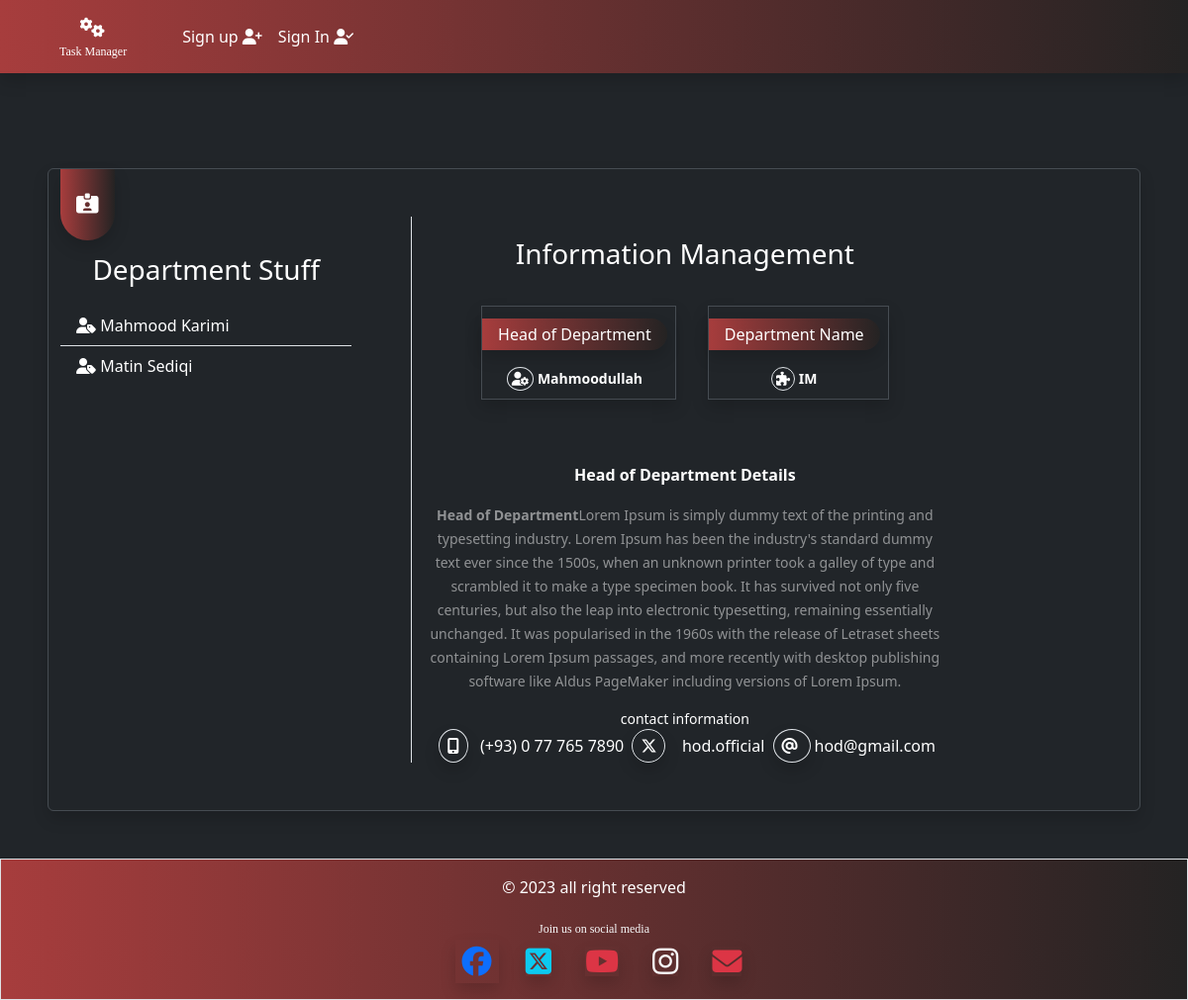
Page /taskmanager/getDetails/18 on the committed database.
### taskmanager/models.py (models this page shows, shortened)
class CustomUser(AbstractUser):
    department=models.ForeignKey("Department",on_delete=models.CASCADE,null=True,blank=True)

class Department(models.Model):
    name = models.CharField(max_length=250)
    Description = models.TextField(max_length=300)
    dept_head = models.CharField(max_length=100)

### taskmanager/views.py (the view)
# urls.py: path('getDetails/<sid>', views.getDetails, name='getDetails'),
def getDetails(request, sid):
    if sid:
        d = Department.objects.get(id = sid)
        u = User.objects.filter(department_id = sid)
        return render(request, 'taskmanager/dept_details.html',{'stuff':u, 'departmentDetails':d})

### taskmanager/templates/taskmanager/dept_details.html
{% extends 'taskmanager/base.html' %}
{% load static %}
{% block content %}
<div class="bg-dark text-white p-5">
    <div class="container rounded shadow border border-secondary border-opacity-50 mt-5">
        <span class="px-3 py-4 position-absolute bg-maroon text-white rounded-bottom-pill shadow">
            <i class="fa-solid fa-id-card-clip fs-5 "></i>
        </span>
        <div class="row my-5">
            <div class="col-md-4 border-end">
                <div class="py-3 pe-5">
                    <p class="fs-3 mt-3 text-center">Department Stuff</p>
                    {% if stuff %}
                    <ol class="list-group list-group-flush">
                        {% for key in stuff %}
                        <li class="list-group-item bg-dark text-white"><i
                                class="fa-solid fa-user-tag"></i>&nbsp;{{key.first_name}}
                            {{key.last_name}}</li>
                        {% endfor %}
                    </ol>
                    {% else %}
                    <hr>
                    <p class="text-center text-white-50 fs-1"><i class="fa-regular fa-folder-open"></i></p>
                    <p class="text-center fs-4 text-white-50">No Stuff Found !</p>
                    {% endif %}
                </div>
            </div>
            <div class="col md-6 text-center">
                <div class="">
                    <p class="fs-3 mt-3">{{departmentDetails.Description}}</p>
                    <div class="d-flex justify-content-center p-3 mb-5">
                        <div class="mx-3 border border-secondary border-opacity-50 shadow py-2 pe-2">
                            <p class="bg-maroon text-white rounded-end-pill px-3 shadow mt-1 py-1">Head of Department
                            </p>
                            <small class="px-3 fw-bold"><i
                                    class="fa-solid fa-user-gear rounded-circle border p-1"></i>&nbsp;{{departmentDetails.dept_head}}</small>
                        </div>
                        <div class="mx-3 border border-secondary border-opacity-50 shadow py-2 pe-2">
                            <p class="bg-maroon text-white rounded-end-pill px-3 shadow mt-1 py-1">Department Name</p>
                            <small class="px-3 fw-bold"><i
                                    class="fa-solid fa-puzzle-piece rounded-circle border p-1"></i>&nbsp;{{departmentDetails.name}}</small>
                        </div>
                    </div>
                    <p class="fw-bold">Head of Department Details</p>
                    <p class="text-white-50">
                        <small><b>Head of Department</b>Lorem Ipsum is simply dummy text of the printing and typesetting
                            industry. Lorem Ipsum has been the industry's standard
                            dummy text ever since the 1500s, when an unknown printer took a galley of type and scrambled
                            it to make a type specimen
                            book. It has survived not only five centuries, but also the leap into electronic
                            typesetting, remaining essentially
                            unchanged. It was popularised in the 1960s with the release of Letraset sheets containing
                            Lorem Ipsum passages, and more
                            recently with desktop publishing software like Aldus PageMaker including versions of Lorem
                            Ipsum.</small>
                    </p>
                    <div class="text-center">
                        <small class="d-block">contact information</small>
                        <span class=""><i
                                class="fa-solid shadow icon-design fa-mobile-screen-button border rounded-circle p-2 mx-1"></i>&nbsp;
                            (+93) 0 77 765 7890</span>
                        <span class=""><i
                                class="fa-brands shadow icon-design fa-x-twitter border rounded-circle p-2 mx-1"></i>
                            &nbsp; hod.official</span>
                        <span class=""><i
                                class="fa-solid shadow icon-design fa-at border rounded-circle p-2 mx-1">&nbsp;</i>hod@gmail.com</span>
                    </div>
                </div>
            </div>
            <div class="col-md-2"></div>
        </div>
    </div>
</div>
{% endblock content %}

### taskmanager/templates/taskmanager/base.html (style rules this page uses)
.bg-maroon { background-image: linear-gradient(to right,#a73d3d,#242323); cursor: pointer; }
body { height: 100%; width: 100%; margin-bottom: 5%; }

### rows in the picture
CustomUser: first_name "Mahmood", last_name "Karimi"
CustomUser: first_name "Matin", last_name "Sediqi"
Department: Description "Information Management", dept_head "Mahmoodullah", name "IM"
